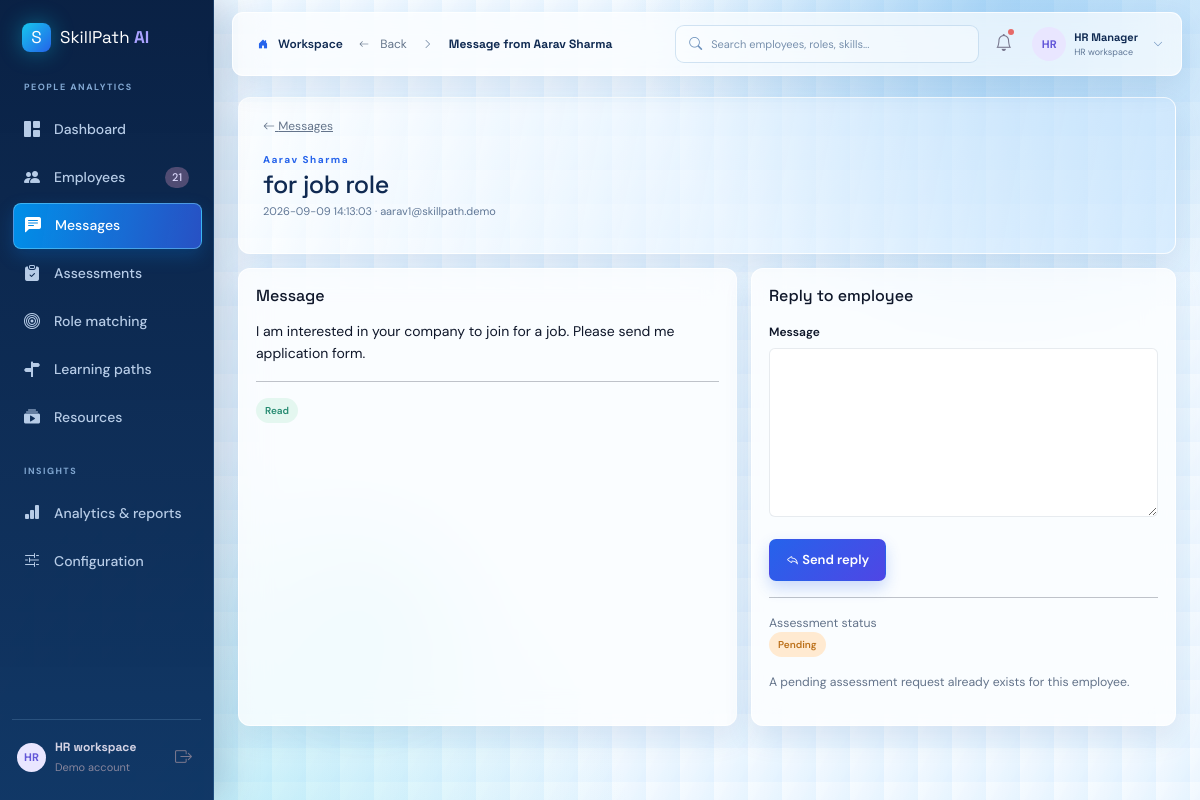
Before: /hr/messages/5 (signed in) with the older database file.
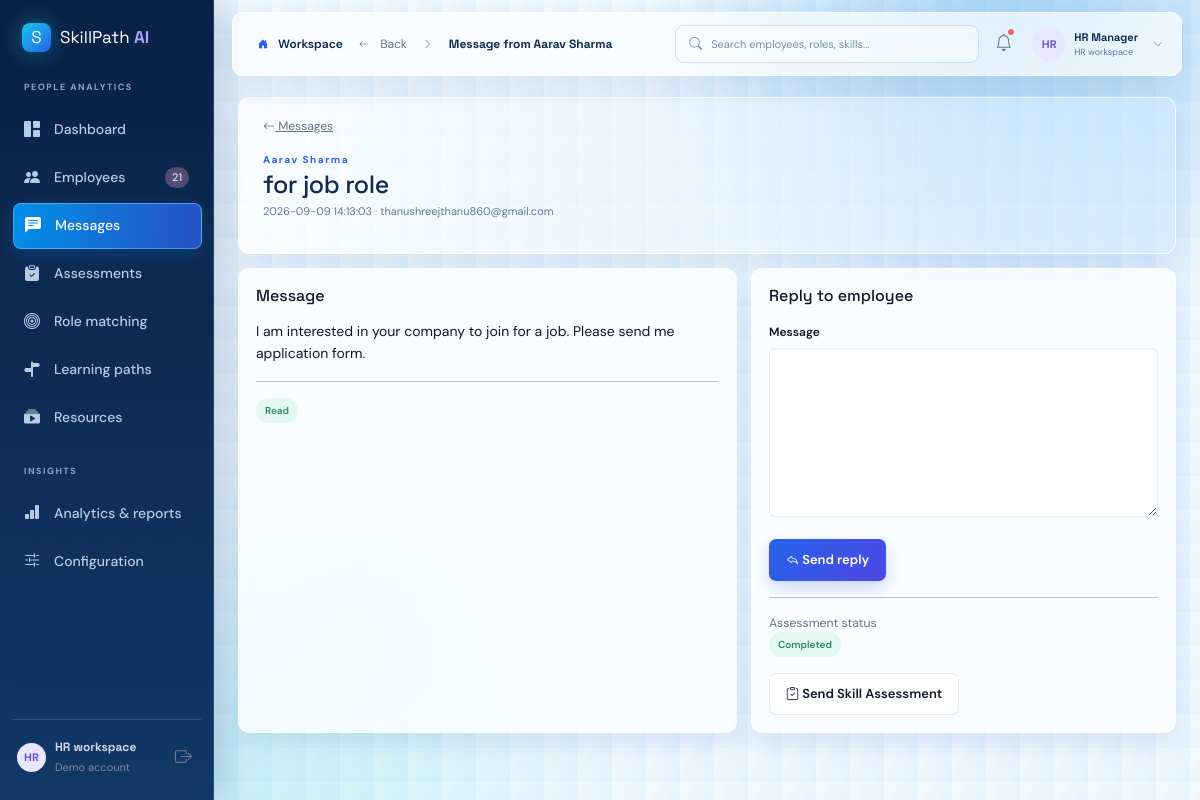
After: the same page with the newer database file.
### tables this page shows
CREATE TABLE employees (id INTEGER PRIMARY KEY AUTOINCREMENT, name TEXT NOT NULL, email TEXT NOT NULL UNIQUE, department TEXT NOT NULL, experience INTEGER NOT NULL DEFAULT 1, profile TEXT DEFAULT '', created_at TEXT DEFAULT CURRENT_TIMESTAMP, current_role TEXT DEFAULT '', password_hash TEXT DEFAULT '');

CREATE TABLE assessment_requests (
        id INTEGER PRIMARY KEY AUTOINCREMENT,
        employee_id INTEGER NOT NULL REFERENCES employees(id) ON DELETE CASCADE,
        hr_id INTEGER,
        status TEXT NOT NULL DEFAULT 'Pending' CHECK(status IN ('Pending', 'Completed', 'Reviewed')),
        created_at TEXT NOT NULL DEFAULT CURRENT_TIMESTAMP,
        completed_at TEXT
    );

### app.py (the view, shortened to what this page needs)
@app.route("/hr/messages/<int:message_id>", methods=["GET", "POST"])
def hr_message_view(message_id):
    if not session.get("authenticated"):
        return redirect(url_for("login", next=request.path))
    message = row("""
        SELECT m.*, e.name AS employee_name, e.email AS employee_email
        FROM messages m JOIN employees e ON e.id=m.sender_id
        WHERE m.id=? AND m.sender_role='Employee' AND m.receiver_role='HR'
    """, (message_id,))
    if not message:
        flash("That message could not be found.", "warning")
        return redirect(url_for("hr_messages"))
    if not message["is_read"]:
        db = connect(); db.execute("UPDATE messages SET is_read=1 WHERE id=?", (message_id,)); db.commit(); db.close()
        message["is_read"] = 1
    assessment = row("SELECT * FROM assessment_requests WHERE employee_id=? ORDER BY created_at DESC, id DESC LIMIT 1", (message["sender_id"],))
    return render_template("hr_message_view.html", message=message, assessment=assessment)

### app.py (called while the page is built)
@app.context_processor
def inject_globals():
    return {"nav_employee_count": row("SELECT COUNT(*) AS count FROM employees")["count"], "notifications": notifications_data()}

### database.py (called while the page is built)
def connect():
    DB_PATH.parent.mkdir(exist_ok=True)
    connection = sqlite3.connect(DB_PATH)
    connection.row_factory = sqlite3.Row
    connection.execute("PRAGMA foreign_keys = ON")
    return connection

def rows(query, params=()):
    db = connect()
    result = [dict(row) for row in db.execute(query, params).fetchall()]
    db.close()
    return result

def row(query, params=()):
    db = connect()
    result = db.execute(query, params).fetchone()
    db.close()
    return dict(result) if result else None

### templates/hr_message_view.html
{% extends 'base.html' %}{% block title %}Message from {{ message.employee_name }}{% endblock %}{% block content %}<div class="page-heading"><div><a class="back-button" href="{{ url_for('hr_messages') }}"><i class="bi bi-arrow-left"></i> Messages</a><span class="eyebrow d-block mt-3">{{ message.employee_name }}</span><h1>{{ message.subject }}</h1><p class="muted">{{ message.created_at }} · {{ message.employee_email }}</p></div></div>{% with alerts = get_flashed_messages(with_categories=true) %}{% for category, text in alerts %}<div class="alert alert-{{ category }}" role="alert">{{ text }}</div>{% endfor %}{% endwith %}<div class="dashboard-grid"><section class="panel" style="max-width:820px"><h3>Message</h3><p class="mt-3" style="white-space:pre-wrap">{{ message.message }}</p><hr><span class="status ready">Read</span></section><section class="panel form-panel"><h3>Reply to employee</h3><form method="post" class="mt-3"><label for="message">Message</label><textarea id="message" name="message" rows="7" required></textarea><button class="btn btn-primary mt-3" type="submit"><i class="bi bi-reply"></i> Send reply</button></form><hr><div class="mt-3"><small class="muted d-block">Assessment status</small>{% if assessment %}<span class="status {% if assessment.status == 'Pending' %}medium-gap{% else %}ready{% endif %}">{{ assessment.status }}</span>{% else %}<span class="muted">Not requested</span>{% endif %}</div>{% if not assessment or assessment.status != 'Pending' %}<form method="post" action="{{ url_for('send_assessment_request', employee_id=message.sender_id) }}" class="mt-3" onsubmit="return confirm('Send a Skill Assessment Form to {{ message.employee_name }}?');"><button class="btn btn-light" type="submit"><i class="bi bi-clipboard-check"></i> Send Skill Assessment</button></form>{% else %}<p class="muted small mt-3">A pending assessment request already exists for this employee.</p>{% endif %}</section></div>{% endblock %}

Changed rows visible on the page:
changed employees "Aarav Sharma": employee_email "aarav1@skillpath.demo" → "thanushreejthanu860@gmail.com"
changed assessment_requests: status "Pending" → "Completed"
Other visible differences:
text no longer shown: "A pending assessment request already exists for this employee."
text now shown: "Send Skill Assessment"
